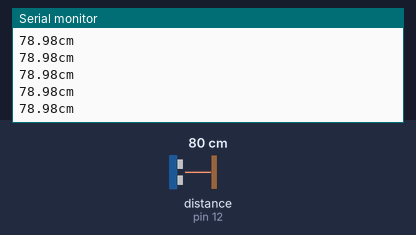
Recording of a sketch running on a simulated Arduino Uno, built with avr-gcc and run on an emulated ATmega328P. Parts: the last lines printed to the serial monitor. Wiring (inferred from the names in the program): ultrasonic range finder: trigger pin 13; echo pin 12. The test bench sets the inputs (shaded band); at power-on: distance to the obstacle (sensor on pin 12) 80 cm. The echo pulse lasts 58.3 µs per cm.

Above: at 1.2 s.
1.3 s: distance to the obstacle (sensor on pin 12) set to 299 cm
At 1.62 s:
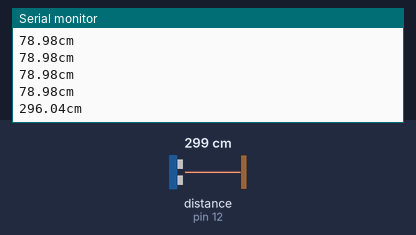
4.3 s: distance to the obstacle (sensor on pin 12) set to 2 cm
At 4.45 s:
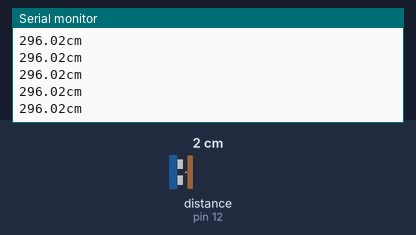
Timing chart, 0 to 7.3 s (numbered marks = the images above; inputs shaded):
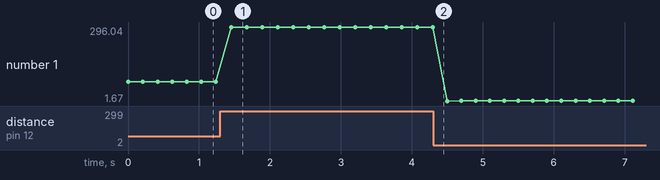

Measured:
- after the input at 1.3 s, the serial monitor: prints a new line after 0.16 s (image 1)
- plotted number 1: 78.98 → 296.02 after the input at 1.3 s, 296.02 → 1.68 after the input at 4.3 s

The sketch:

_______0521___7_2.ino
```cpp
#include <Arduino.h>

const int echoPin = 12;
const int trigPin = 13;

void setup()
{
  Serial.begin(9600);
  pinMode(echoPin, INPUT);
  pinMode(trigPin, OUTPUT);
}

void loop()
{
  float duration, distance;

  digitalWrite(trigPin, 1);
  delayMicroseconds(10);
  digitalWrite(trigPin, 0);

  duration = pulseIn(echoPin, HIGH);
  distance = duration * 0.034 / 2;
  Serial.print(distance);
  Serial.println("cm");
  delay(200);
}
```
